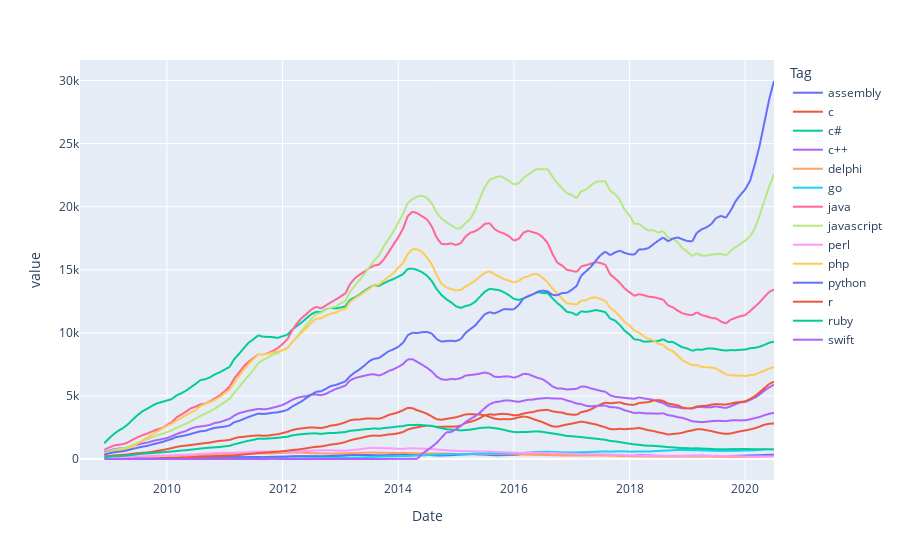

Source (notebook cell):
### Markdown cell above
# Smoothing out Time Series Data

Time series data can be quite noisy, with a lot of up and down spikes. To better see a trend we can plot an average of, say 6 or 12 observations. This is called the rolling mean. We calculate the average in a window of time and move it forward by one overservation. Pandas has two handy methods already built in to work this out: [rolling()](https://pandas.pydata.org/pandas-docs/stable/reference/api/pandas.DataFrame.rolling.html) and [mean()](https://pandas.pydata.org/pandas-docs/stable/reference/api/pandas.core.window.rolling.Rolling.mean.html).

### Code cell
px.line(df.rolling(6).mean())

### Figure 1 — Plotly figure (JSON) as saved in the notebook; plotly's stock layout.template omitted (floating-point values rounded to 4 significant figures; data arrays with more than 128 entries replaced by an {"elided": "..."} marker saying what was removed)
{"data": [{"hovertemplate": "Tag=assembly<br>Date=%{x}<br>value=%{y}<extra></extra>", "legendgroup": "assembly", "line": {"color": "#636efa", "dash": "solid"}, "marker": {"symbol": "circle"}, "mode": "lines", "name": "assembly", "showlegend": true, "type": "scattergl", "x": {"elided": "145 str values"}, "xaxis": "x", "y": {"elided": "145 float values"}, "yaxis": "y"}, {"hovertemplate": "Tag=c<br>Date=%{x}<br>value=%{y}<extra></extra>", "legendgroup": "c", "line": {"color": "#EF553B", "dash": "solid"}, "marker": {"symbol": "circle"}, "mode": "lines", "name": "c", "showlegend": true, "type": "scattergl", "x": {"elided": "145 str values"}, "xaxis": "x", "y": {"elided": "145 float values"}, "yaxis": "y"}, {"hovertemplate": "Tag=c#<br>Date=%{x}<br>value=%{y}<extra></extra>", "legendgroup": "c#", "line": {"color": "#00cc96", "dash": "solid"}, "marker": {"symbol": "circle"}, "mode": "lines", "name": "c#", "showlegend": true, "type": "scattergl", "x": {"elided": "145 str values"}, "xaxis": "x", "y": {"elided": "145 float values"}, "yaxis": "y"}, {"hovertemplate": "Tag=c++<br>Date=%{x}<br>value=%{y}<extra></extra>", "legendgroup": "c++", "line": {"color": "#ab63fa", "dash": "solid"}, "marker": {"symbol": "circle"}, "mode": "lines", "name": "c++", "showlegend": true, "type": "scattergl", "x": {"elided": "145 str values"}, "xaxis": "x", "y": {"elided": "145 float values"}, "yaxis": "y"}, {"hovertemplate": "Tag=delphi<br>Date=%{x}<br>value=%{y}<extra></extra>", "legendgroup": "delphi", "line": {"color": "#FFA15A", "dash": "solid"}, "marker": {"symbol": "circle"}, "mode": "lines", "name": "delphi", "showlegend": true, "type": "scattergl", "x": {"elided": "145 str values"}, "xaxis": "x", "y": {"elided": "145 float values"}, "yaxis": "y"}, {"hovertemplate": "Tag=go<br>Date=%{x}<br>value=%{y}<extra></extra>", "legendgroup": "go", "line": {"color": "#19d3f3", "dash": "solid"}, "marker": {"symbol": "circle"}, "mode": "lines", "name": "go", "showlegend": true, "type": "scattergl", "x": {"elided": "145 str values"}, "xaxis": "x", "y": {"elided": "145 float values"}, "yaxis": "y"}, {"hovertemplate": "Tag=java<br>Date=%{x}<br>value=%{y}<extra></extra>", "legendgroup": "java", "line": {"color": "#FF6692", "dash": "solid"}, "marker": {"symbol": "circle"}, "mode": "lines", "name": "java", "showlegend": true, "type": "scattergl", "x": {"elided": "145 str values"}, "xaxis": "x", "y": {"elided": "145 float values"}, "yaxis": "y"}, {"hovertemplate": "Tag=javascript<br>Date=%{x}<br>value=%{y}<extra></extra>", "legendgroup": "javascript", "line": {"color": "#B6E880", "dash": "solid"}, "marker": {"symbol": "circle"}, "mode": "lines", "name": "javascript", "showlegend": true, "type": "scattergl", "x": {"elided": "145 str values"}, "xaxis": "x", "y": {"elided": "145 float values"}, "yaxis": "y"}, {"hovertemplate": "Tag=perl<br>Date=%{x}<br>value=%{y}<extra></extra>", "legendgroup": "perl", "line": {"color": "#FF97FF", "dash": "solid"}, "marker": {"symbol": "circle"}, "mode": "lines", "name": "perl", "showlegend": true, "type": "scattergl", "x": {"elided": "145 str values"}, "xaxis": "x", "y": {"elided": "145 float values"}, "yaxis": "y"}, {"hovertemplate": "Tag=php<br>Date=%{x}<br>value=%{y}<extra></extra>", "legendgroup": "php", "line": {"color": "#FECB52", "dash": "solid"}, "marker": {"symbol": "circle"}, "mode": "lines", "name": "php", "showlegend": true, "type": "scattergl", "x": {"elided": "145 str values"}, "xaxis": "x", "y": {"elided": "145 float values"}, "yaxis": "y"}, {"hovertemplate": "Tag=python<br>Date=%{x}<br>value=%{y}<extra></extra>", "legendgroup": "python", "line": {"color": "#636efa", "dash": "solid"}, "marker": {"symbol": "circle"}, "mode": "lines", "name": "python", "showlegend": true, "type": "scattergl", "x": {"elided": "145 str values"}, "xaxis": "x", "y": {"elided": "145 float values"}, "yaxis": "y"}, {"hovertemplate": "Tag=r<br>Date=%{x}<br>value=%{y}<extra></extra>", "legendgroup": "r", "line": {"color": "#EF553B", "dash": "solid"}, "marker": {"symbol": "circle"}, "mode": "lines", "name": "r", "showlegend": true, "type": "scattergl", "x": {"elided": "145 str values"}, "xaxis": "x", "y": {"elided": "145 float values"}, "yaxis": "y"}, {"hovertemplate": "Tag=ruby<br>Date=%{x}<br>value=%{y}<extra></extra>", "legendgroup": "ruby", "line": {"color": "#00cc96", "dash": "solid"}, "marker": {"symbol": "circle"}, "mode": "lines", "name": "ruby", "showlegend": true, "type": "scattergl", "x": {"elided": "145 str values"}, "xaxis": "x", "y": {"elided": "145 float values"}, "yaxis": "y"}, {"hovertemplate": "Tag=swift<br>Date=%{x}<br>value=%{y}<extra></extra>", "legendgroup": "swift", "line": {"color": "#ab63fa", "dash": "solid"}, "marker": {"symbol": "circle"}, "mode": "lines", "name": "swift", "showlegend": true, "type": "scattergl", "x": {"elided": "145 str values"}, "xaxis": "x", "y": {"elided": "145 float values"}, "yaxis": "y"}], "layout": {"legend": {"title": {"text": "Tag"}, "tracegroupgap": 0}, "margin": {"t": 60}, "xaxis": {"anchor": "y", "domain": [0, 1], "title": {"text": "Date"}}, "yaxis": {"anchor": "x", "domain": [0, 1], "title": {"text": "value"}}}}
